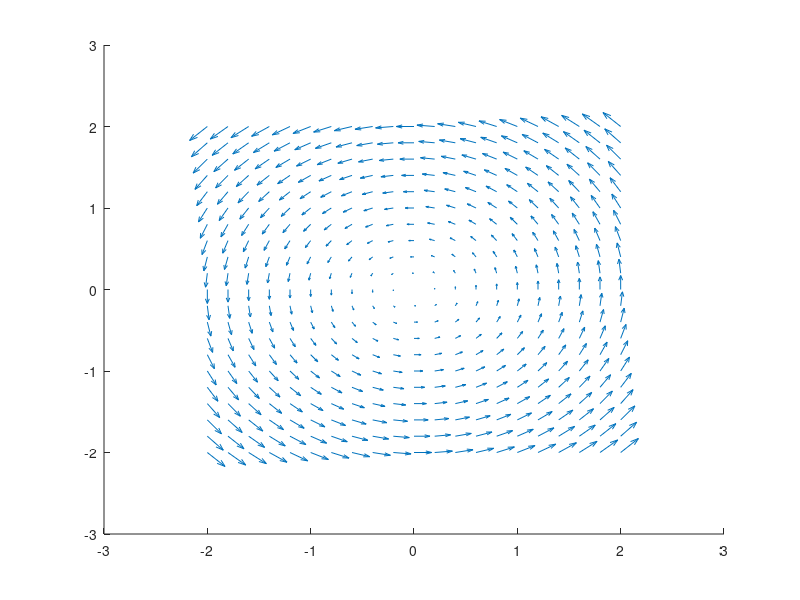

Reproduce this figure in MATLAB.
[X,Y] = meshgrid(-2:.2:2);
% rotation with squeeze
% Zx = Y - X;
% Zy = -X - Y;
% rotation
Zx = -Y;
Zy = X;

figure
hold on
quiver(X,Y,Zx,Zy)
hold off